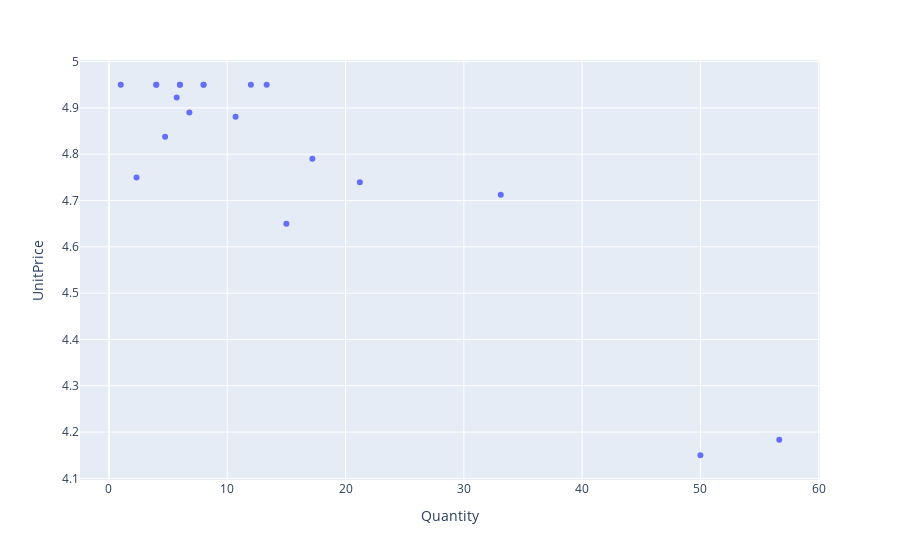

The notebook cell saved with this chart:
### Code cell
px.scatter(df4grouped, x="Quantity", y="UnitPrice", color ='Country')

### Figure 1 — Plotly figure (JSON) as saved in the notebook; plotly's stock layout.template omitted (floating-point values rounded to 4 significant figures)
{"data": [{"hoverlabel": {"namelength": 0}, "hovertemplate": "Quantity=%{x}<br>UnitPrice=%{y}", "legendgroup": "", "marker": {"color": "#636efa", "symbol": "circle"}, "mode": "markers", "name": "", "showlegend": false, "type": "scatter", "x": [33.12, 8, 4, 13.33, 2.333, 12, 21.21, 6, 5.727, 6.8, 1, 56.67, 15, 50, 6, 8, 4, 4.75, 17.2, 10.71], "xaxis": "x", "y": [4.713, 4.95, 4.95, 4.95, 4.75, 4.95, 4.739, 4.95, 4.923, 4.89, 4.95, 4.183, 4.65, 4.15, 4.95, 4.95, 4.95, 4.838, 4.79, 4.881], "yaxis": "y"}], "layout": {"legend": {"tracegroupgap": 0}, "margin": {"t": 60}, "xaxis": {"anchor": "y", "domain": [0, 1], "title": {"text": "Quantity"}}, "yaxis": {"anchor": "x", "domain": [0, 1], "title": {"text": "UnitPrice"}}}}
